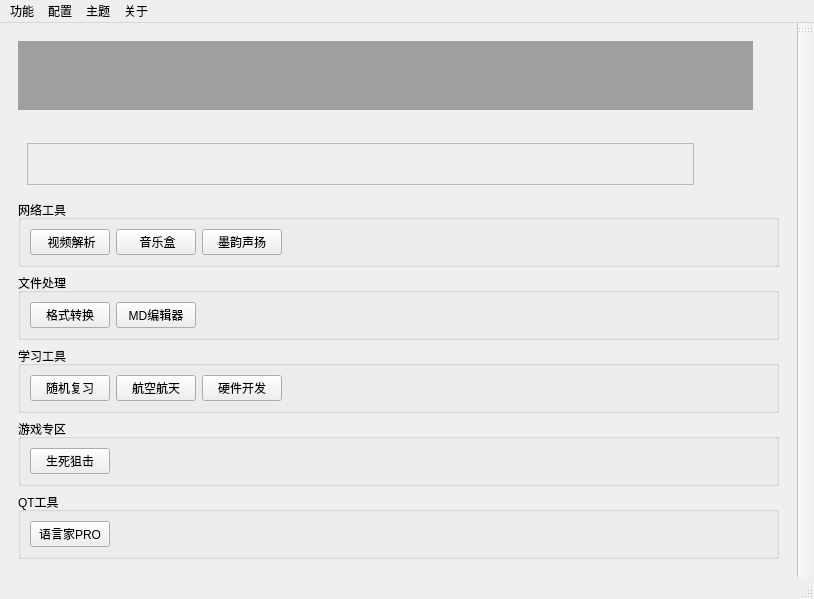
<?xml version="1.0" encoding="UTF-8"?>
<ui version="4.0">
 <class>MainWindow</class>
 <widget class="QMainWindow" name="MainWindow">
  <property name="geometry">
   <rect>
    <x>0</x>
    <y>0</y>
    <width>814</width>
    <height>599</height>
   </rect>
  </property>
  <property name="windowTitle">
   <string>画皮的百宝箱</string>
  </property>
  <property name="windowIcon">
   <iconset resource="resource.qrc">
    <normaloff>:/icon/resources/icons/MaterialSymbols18UpRatingOutline.png</normaloff>:/icon/resources/icons/MaterialSymbols18UpRatingOutline.png</iconset>
  </property>
  <property name="styleSheet">
   <string notr="true"/>
  </property>
  <widget class="QWidget" name="centralwidget">
   <layout class="QVBoxLayout" name="verticalLayout">
    <item>
     <widget class="QWidget" name="mutiWindowWidget" native="true">
      <layout class="QHBoxLayout" name="horizontalLayout_2">
       <item>
        <widget class="QMdiArea" name="functionArea">
         <property name="styleSheet">
          <string notr="true"/>
         </property>
        </widget>
       </item>
       <item>
        <layout class="QVBoxLayout" name="processBarControlVerticalLayout">
         <item>
          <widget class="QPushButton" name="processBarControlPushButton">
           <property name="styleSheet">
            <string notr="true">QPushButton {
    border: none; 
width: 10px;
height:40px;
}
</string>
           </property>
           <property name="text">
            <string/>
           </property>
           <property name="icon">
            <iconset resource="resource.qrc">
             <normaloff>:/icon/resources/icons/leftLeft.svg</normaloff>:/icon/resources/icons/leftLeft.svg</iconset>
           </property>
           <property name="iconSize">
            <size>
             <width>12</width>
             <height>12</height>
            </size>
           </property>
          </widget>
         </item>
         <item>
          <spacer name="processButtonVerticalSpacer">
           <property name="orientation">
            <enum>Qt::Orientation::Vertical</enum>
           </property>
           <property name="sizeHint" stdset="0">
            <size>
             <width>20</width>
             <height>40</height>
            </size>
           </property>
          </spacer>
         </item>
        </layout>
       </item>
      </layout>
     </widget>
    </item>
    <item>
     <widget class="QWidget" name="mainWidget" native="true">
      <layout class="QVBoxLayout" name="verticalLayout_2">
       <item>
        <widget class="QWidget" name="randomSentenceWidget" native="true">
         <property name="maximumSize">
          <size>
           <width>16777215</width>
           <height>60</height>
          </size>
         </property>
         <layout class="QHBoxLayout" name="horizontalLayout">
          <item>
           <widget class="QScrollArea" name="scrollArea">
            <property name="maximumSize">
             <size>
              <width>16777215</width>
              <height>55</height>
             </size>
            </property>
            <property name="widgetResizable">
             <bool>true</bool>
            </property>
            <widget class="QWidget" name="scrollAreaWidgetContents">
             <property name="geometry">
              <rect>
               <x>0</x>
               <y>0</y>
               <width>694</width>
               <height>40</height>
              </rect>
             </property>
             <layout class="QHBoxLayout" name="horizontalLayout_3">
              <item>
               <widget class="QLabel" name="randomSentenceLabel">
                <property name="styleSheet">
                 <string notr="true">QLabel{
    font-family: '黑体';
    font-size: 16px;
    font-weight: bold;
}</string>
                </property>
                <property name="text">
                 <string/>
                </property>
               </widget>
              </item>
             </layout>
            </widget>
           </widget>
          </item>
          <item>
           <widget class="QPushButton" name="copySentencePushButton">
            <property name="maximumSize">
             <size>
              <width>40</width>
              <height>25</height>
             </size>
            </property>
            <property name="styleSheet">
             <string notr="true">QPushButton {
    border: none; 
}
QPushButton:hover {
border: 2px solid blue;
}
QPushButton:pressed {
 border: 2px solid red; 
 }</string>
            </property>
            <property name="text">
             <string/>
            </property>
            <property name="icon">
             <iconset resource="resource.qrc">
              <normaloff>:/icon/resources/icons/MdiContentCopy.svg</normaloff>:/icon/resources/icons/MdiContentCopy.svg</iconset>
            </property>
           </widget>
          </item>
          <item>
           <widget class="QPushButton" name="getRandomSentencePushButton">
            <property name="maximumSize">
             <size>
              <width>40</width>
              <height>25</height>
             </size>
            </property>
            <property name="styleSheet">
             <string notr="true">QPushButton {
    border: none; 
}
QPushButton:hover {
border: 2px solid blue;
}
QPushButton:pressed {
 border: 2px solid red; 
 }</string>
            </property>
            <property name="text">
             <string/>
            </property>
            <property name="icon">
             <iconset resource="resource.qrc">
              <normaloff>:/icon/resources/icons/MdiRefresh.svg</normaloff>:/icon/resources/icons/MdiRefresh.svg</iconset>
            </property>
           </widget>
          </item>
         </layout>
        </widget>
       </item>
       <item>
        <widget class="QGroupBox" name="net_groupBox">
         <property name="title">
          <string>网络工具</string>
         </property>
         <layout class="QGridLayout" name="gridLayout">
          <item row="1" column="0">
           <spacer name="verticalSpacer">
            <property name="orientation">
             <enum>Qt::Orientation::Vertical</enum>
            </property>
            <property name="sizeHint" stdset="0">
             <size>
              <width>20</width>
              <height>40</height>
             </size>
            </property>
           </spacer>
          </item>
          <item row="0" column="1">
           <widget class="QPushButton" name="music_pushButton">
            <property name="toolTip">
             <string>听你享听</string>
            </property>
            <property name="text">
             <string> 音乐盒</string>
            </property>
            <property name="icon">
             <iconset resource="resource.qrc">
              <normaloff>:/icon/resources/icons/MaterialSymbolsGenresOutline.svg</normaloff>:/icon/resources/icons/MaterialSymbolsGenresOutline.svg</iconset>
            </property>
           </widget>
          </item>
          <item row="0" column="3">
           <spacer name="horizontalSpacer">
            <property name="orientation">
             <enum>Qt::Orientation::Horizontal</enum>
            </property>
            <property name="sizeHint" stdset="0">
             <size>
              <width>40</width>
              <height>20</height>
             </size>
            </property>
           </spacer>
          </item>
          <item row="0" column="0">
           <widget class="QPushButton" name="video_pushButton">
            <property name="toolTip">
             <string>b站,YouTube等视频网站解析</string>
            </property>
            <property name="text">
             <string> 视频解析</string>
            </property>
            <property name="icon">
             <iconset resource="resource.qrc">
              <normaloff>:/icon/resources/icons/MaterialSymbolsMediaLinkOutline.svg</normaloff>:/icon/resources/icons/MaterialSymbolsMediaLinkOutline.svg</iconset>
            </property>
           </widget>
          </item>
          <item row="0" column="2">
           <widget class="QPushButton" name="textTransitionPushButton">
            <property name="toolTip">
             <string>文字转语音工具</string>
            </property>
            <property name="text">
             <string>墨韵声扬</string>
            </property>
            <property name="icon">
             <iconset resource="resource.qrc">
              <normaloff>:/icon/resources/icons/textTransition.png</normaloff>:/icon/resources/icons/textTransition.png</iconset>
            </property>
           </widget>
          </item>
         </layout>
        </widget>
       </item>
       <item>
        <widget class="QGroupBox" name="files_groupBox">
         <property name="title">
          <string>文件处理</string>
         </property>
         <layout class="QGridLayout" name="gridLayout_2">
          <item row="0" column="2">
           <spacer name="horizontalSpacerOfFiles">
            <property name="orientation">
             <enum>Qt::Orientation::Horizontal</enum>
            </property>
            <property name="sizeHint" stdset="0">
             <size>
              <width>40</width>
              <height>20</height>
             </size>
            </property>
           </spacer>
          </item>
          <item row="0" column="0">
           <widget class="QPushButton" name="filesConvertPushButton">
            <property name="toolTip">
             <string>视频，文档，图片格式转换</string>
            </property>
            <property name="text">
             <string>格式转换</string>
            </property>
            <property name="icon">
             <iconset resource="resource.qrc">
              <normaloff>:/icon/resources/icons/filesConvert.svg</normaloff>:/icon/resources/icons/filesConvert.svg</iconset>
            </property>
           </widget>
          </item>
          <item row="0" column="1">
           <widget class="QPushButton" name="mdFilesPushButton">
            <property name="text">
             <string>MD编辑器</string>
            </property>
            <property name="icon">
             <iconset resource="resource.qrc">
              <normaloff>:/icon/resources/icons/typora.ico</normaloff>:/icon/resources/icons/typora.ico</iconset>
            </property>
           </widget>
          </item>
         </layout>
        </widget>
       </item>
       <item>
        <widget class="QGroupBox" name="learning_groupBox">
         <property name="title">
          <string>学习工具</string>
         </property>
         <layout class="QHBoxLayout" name="horizontalLayout_4">
          <item>
           <widget class="QPushButton" name="randomLearningPushButton">
            <property name="toolTip">
             <string>英一靠它过的</string>
            </property>
            <property name="text">
             <string>随机复习</string>
            </property>
            <property name="icon">
             <iconset resource="resource.qrc">
              <normaloff>:/icon/resources/icons/randomLearning.png</normaloff>:/icon/resources/icons/randomLearning.png</iconset>
            </property>
           </widget>
          </item>
          <item>
           <widget class="QPushButton" name="aaPushButton">
            <property name="toolTip">
             <string>数值仿真与模拟</string>
            </property>
            <property name="text">
             <string>航空航天</string>
            </property>
            <property name="icon">
             <iconset resource="resource.qrc">
              <normaloff>:/icon/resources/icons/global.svg</normaloff>:/icon/resources/icons/global.svg</iconset>
            </property>
            <property name="iconSize">
             <size>
              <width>16</width>
              <height>16</height>
             </size>
            </property>
           </widget>
          </item>
          <item>
           <widget class="QPushButton" name="hardwareDevelopmentPushButton">
            <property name="text">
             <string>硬件开发</string>
            </property>
            <property name="icon">
             <iconset resource="resource.qrc">
              <normaloff>:/icon/resources/icons/Chip.svg</normaloff>:/icon/resources/icons/Chip.svg</iconset>
            </property>
           </widget>
          </item>
          <item>
           <spacer name="horizontalSpacerOfLearning">
            <property name="orientation">
             <enum>Qt::Orientation::Horizontal</enum>
            </property>
            <property name="sizeHint" stdset="0">
             <size>
              <width>40</width>
              <height>20</height>
             </size>
            </property>
           </spacer>
          </item>
         </layout>
        </widget>
       </item>
       <item>
        <widget class="QGroupBox" name="gameGroupBox">
         <property name="title">
          <string>游戏专区</string>
         </property>
         <layout class="QGridLayout" name="gridLayout_3">
          <item row="0" column="0">
           <widget class="QPushButton" name="ssjjPushButton">
            <property name="text">
             <string>生死狙击</string>
            </property>
            <property name="icon">
             <iconset resource="resource.qrc">
              <normaloff>:/icon/resources/icons/ico.ico</normaloff>:/icon/resources/icons/ico.ico</iconset>
            </property>
           </widget>
          </item>
          <item row="0" column="1">
           <spacer name="horizontalSpacer_2">
            <property name="orientation">
             <enum>Qt::Orientation::Horizontal</enum>
            </property>
            <property name="sizeHint" stdset="0">
             <size>
              <width>40</width>
              <height>20</height>
             </size>
            </property>
           </spacer>
          </item>
         </layout>
        </widget>
       </item>
       <item>
        <widget class="QGroupBox" name="QTToolsGroupBox">
         <property name="title">
          <string>QT工具</string>
         </property>
         <layout class="QGridLayout" name="gridLayout_4">
          <item row="0" column="0">
           <widget class="QPushButton" name="qtLinguistPushButton">
            <property name="text">
             <string>语言家PRO</string>
            </property>
            <property name="icon">
             <iconset resource="resource.qrc">
              <normaloff>:/icon/resources/icons/linguist.ico</normaloff>:/icon/resources/icons/linguist.ico</iconset>
            </property>
           </widget>
          </item>
          <item row="0" column="1">
           <spacer name="horizontalSpacer_3">
            <property name="orientation">
             <enum>Qt::Orientation::Horizontal</enum>
            </property>
            <property name="sizeHint" stdset="0">
             <size>
              <width>40</width>
              <height>20</height>
             </size>
            </property>
           </spacer>
          </item>
         </layout>
        </widget>
       </item>
      </layout>
     </widget>
    </item>
   </layout>
  </widget>
  <widget class="QMenuBar" name="menubar">
   <property name="geometry">
    <rect>
     <x>0</x>
     <y>0</y>
     <width>814</width>
     <height>33</height>
    </rect>
   </property>
   <widget class="QMenu" name="menu_themes">
    <property name="title">
     <string>主题</string>
    </property>
    <widget class="QMenu" name="menu_styles">
     <property name="title">
      <string>风格</string>
     </property>
     <property name="icon">
      <iconset resource="resource.qrc">
       <normaloff>:/icon/resources/icons/MdiThemeLightDark.svg</normaloff>:/icon/resources/icons/MdiThemeLightDark.svg</iconset>
     </property>
    </widget>
    <widget class="QMenu" name="menu_qss">
     <property name="title">
      <string>主题文件(.qss)</string>
     </property>
     <property name="icon">
      <iconset resource="resource.qrc">
       <normaloff>:/icon/resources/icons/customizeTheme.png</normaloff>:/icon/resources/icons/customizeTheme.png</iconset>
     </property>
    </widget>
    <addaction name="menu_styles"/>
    <addaction name="menu_qss"/>
   </widget>
   <widget class="QMenu" name="menu_settings">
    <property name="title">
     <string>配置</string>
    </property>
    <widget class="QMenu" name="languageMenu">
     <property name="title">
      <string>语言</string>
     </property>
     <addaction name="chineseAction"/>
     <addaction name="englishAction"/>
    </widget>
    <addaction name="reset_theme_action"/>
    <addaction name="languageMenu"/>
   </widget>
   <widget class="QMenu" name="function_menu">
    <property name="title">
     <string>功能</string>
    </property>
    <addaction name="video_action"/>
    <addaction name="music_action"/>
    <addaction name="textTransitionAction"/>
    <addaction name="filesConvert_action"/>
    <addaction name="ranLearning_action"/>
    <addaction name="aa_action"/>
    <addaction name="hardwareDevelopment_action"/>
    <addaction name="ssjj_action"/>
    <addaction name="separator"/>
    <addaction name="home_action"/>
    <addaction name="function_action"/>
   </widget>
   <widget class="QMenu" name="aboutMenu">
    <property name="title">
     <string>关于</string>
    </property>
    <addaction name="aboutMakerAction"/>
    <addaction name="aboutSoftwareAction"/>
   </widget>
   <addaction name="function_menu"/>
   <addaction name="menu_settings"/>
   <addaction name="menu_themes"/>
   <addaction name="aboutMenu"/>
  </widget>
  <widget class="QStatusBar" name="statusbar"/>
  <widget class="QToolBar" name="processToolBar">
   <property name="windowTitle">
    <string>toolBar</string>
   </property>
   <attribute name="toolBarArea">
    <enum>RightToolBarArea</enum>
   </attribute>
   <attribute name="toolBarBreak">
    <bool>false</bool>
   </attribute>
  </widget>
  <action name="actiondark_amber">
   <property name="text">
    <string>dark_amber</string>
   </property>
  </action>
  <action name="actiondark_blue">
   <property name="text">
    <string>dark_blue</string>
   </property>
  </action>
  <action name="actiondark_cyan">
   <property name="text">
    <string>dark_cyan</string>
   </property>
  </action>
  <action name="actiondark_lightgreen">
   <property name="text">
    <string>dark_lightgreen</string>
   </property>
  </action>
  <action name="actiondark_pink">
   <property name="text">
    <string>dark_pink</string>
   </property>
  </action>
  <action name="actiondark_purple">
   <property name="text">
    <string>dark_purple</string>
   </property>
  </action>
  <action name="actiondark_red">
   <property name="text">
    <string>dark_red</string>
   </property>
  </action>
  <action name="actiondark_teal">
   <property name="text">
    <string>dark_teal</string>
   </property>
  </action>
  <action name="actiondark_yellow">
   <property name="text">
    <string>dark_yellow</string>
   </property>
  </action>
  <action name="actionlight_amber">
   <property name="text">
    <string>light_amber</string>
   </property>
  </action>
  <action name="actionlight_blue">
   <property name="text">
    <string>light_blue</string>
   </property>
  </action>
  <action name="actionlight_cyan">
   <property name="text">
    <string>light_cyan</string>
   </property>
  </action>
  <action name="actionlight_cyan_500">
   <property name="text">
    <string>light_cyan_500</string>
   </property>
  </action>
  <action name="actionlight_lightgreen">
   <property name="text">
    <string>light_lightgreen</string>
   </property>
  </action>
  <action name="actionlight_pink">
   <property name="text">
    <string>light_pink</string>
   </property>
  </action>
  <action name="actionlight_purple">
   <property name="text">
    <string>light_purple</string>
   </property>
  </action>
  <action name="actionlight_red">
   <property name="text">
    <string>light_red</string>
   </property>
  </action>
  <action name="actionlight_teal">
   <property name="text">
    <string>light_teal</string>
   </property>
  </action>
  <action name="actionlight_yellow">
   <property name="text">
    <string>light_yellow</string>
   </property>
  </action>
  <action name="reset_theme_action">
   <property name="icon">
    <iconset resource="resource.qrc">
     <normaloff>:/icon/resources/icons/MaterialSymbolsRuleSettings.svg</normaloff>:/icon/resources/icons/MaterialSymbolsRuleSettings.svg</iconset>
   </property>
   <property name="text">
    <string>恢复默认配置</string>
   </property>
  </action>
  <action name="music_action">
   <property name="icon">
    <iconset resource="resource.qrc">
     <normaloff>:/icon/resources/icons/MaterialSymbolsGenresOutline.svg</normaloff>:/icon/resources/icons/MaterialSymbolsGenresOutline.svg</iconset>
   </property>
   <property name="text">
    <string>音乐盒</string>
   </property>
  </action>
  <action name="home_action">
   <property name="icon">
    <iconset resource="resource.qrc">
     <normaloff>:/icon/resources/icons/MaterialSymbolsHomeOutline.svg</normaloff>:/icon/resources/icons/MaterialSymbolsHomeOutline.svg</iconset>
   </property>
   <property name="text">
    <string>回到主界面</string>
   </property>
  </action>
  <action name="aboutMakerAction">
   <property name="icon">
    <iconset resource="resource.qrc">
     <normaloff>:/icon/resources/icons/MdiPencilCircleOutline.svg</normaloff>:/icon/resources/icons/MdiPencilCircleOutline.svg</iconset>
   </property>
   <property name="text">
    <string>作者</string>
   </property>
  </action>
  <action name="aboutSoftwareAction">
   <property name="icon">
    <iconset resource="resource.qrc">
     <normaloff>:/icon/resources/icons/MdiPuzzleOutline.svg</normaloff>:/icon/resources/icons/MdiPuzzleOutline.svg</iconset>
   </property>
   <property name="text">
    <string>软件</string>
   </property>
  </action>
  <action name="return_action">
   <property name="icon">
    <iconset resource="resource.qrc">
     <normaloff>:/icon/resources/icons/IconamoonArrowRight5Circle.svg</normaloff>:/icon/resources/icons/IconamoonArrowRight5Circle.svg</iconset>
   </property>
   <property name="text">
    <string>转到功能界面</string>
   </property>
  </action>
  <action name="function_action">
   <property name="icon">
    <iconset resource="resource.qrc">
     <normaloff>:/icon/resources/icons/IconamoonArrowRight5Circle.svg</normaloff>:/icon/resources/icons/IconamoonArrowRight5Circle.svg</iconset>
   </property>
   <property name="text">
    <string>转到工作界面</string>
   </property>
  </action>
  <action name="textTransitionAction">
   <property name="icon">
    <iconset resource="resource.qrc">
     <normaloff>:/icon/resources/icons/textTransition.png</normaloff>:/icon/resources/icons/textTransition.png</iconset>
   </property>
   <property name="text">
    <string>墨韵声扬</string>
   </property>
  </action>
  <action name="ranLearning_action">
   <property name="icon">
    <iconset resource="resource.qrc">
     <normaloff>:/icon/resources/icons/randomLearning.png</normaloff>:/icon/resources/icons/randomLearning.png</iconset>
   </property>
   <property name="text">
    <string>随机复习</string>
   </property>
  </action>
  <action name="ssjj_action">
   <property name="icon">
    <iconset resource="resource.qrc">
     <normaloff>:/icon/resources/icons/ico.ico</normaloff>:/icon/resources/icons/ico.ico</iconset>
   </property>
   <property name="text">
    <string>生死狙击</string>
   </property>
  </action>
  <action name="action_qss_2">
   <property name="text">
    <string>主题文件(.qss)</string>
   </property>
  </action>
  <action name="aa_action">
   <property name="icon">
    <iconset resource="resource.qrc">
     <normaloff>:/icon/resources/icons/global.svg</normaloff>:/icon/resources/icons/global.svg</iconset>
   </property>
   <property name="text">
    <string>航空航天</string>
   </property>
  </action>
  <action name="hardwareDevelopment_action">
   <property name="icon">
    <iconset resource="resource.qrc">
     <normaloff>:/icon/resources/icons/Chip.svg</normaloff>:/icon/resources/icons/Chip.svg</iconset>
   </property>
   <property name="text">
    <string>硬件开发</string>
   </property>
  </action>
  <action name="filesConvert_action">
   <property name="icon">
    <iconset resource="resource.qrc">
     <normaloff>:/icon/resources/icons/filesConvert.svg</normaloff>:/icon/resources/icons/filesConvert.svg</iconset>
   </property>
   <property name="text">
    <string>格式转换</string>
   </property>
  </action>
  <action name="developerModeAction">
   <property name="text">
    <string>开发者模式</string>
   </property>
  </action>
  <action name="video_action">
   <property name="icon">
    <iconset resource="resource.qrc">
     <normaloff>:/icon/resources/icons/MaterialSymbolsMediaLinkOutline.svg</normaloff>:/icon/resources/icons/MaterialSymbolsMediaLinkOutline.svg</iconset>
   </property>
   <property name="text">
    <string>视频解析</string>
   </property>
  </action>
  <action name="chineseAction">
   <property name="text">
    <string>中文</string>
   </property>
  </action>
  <action name="englishAction">
   <property name="text">
    <string>English</string>
   </property>
  </action>
 </widget>
 <resources>
  <include location="resource.qrc"/>
 </resources>
 <connections/>
</ui>
